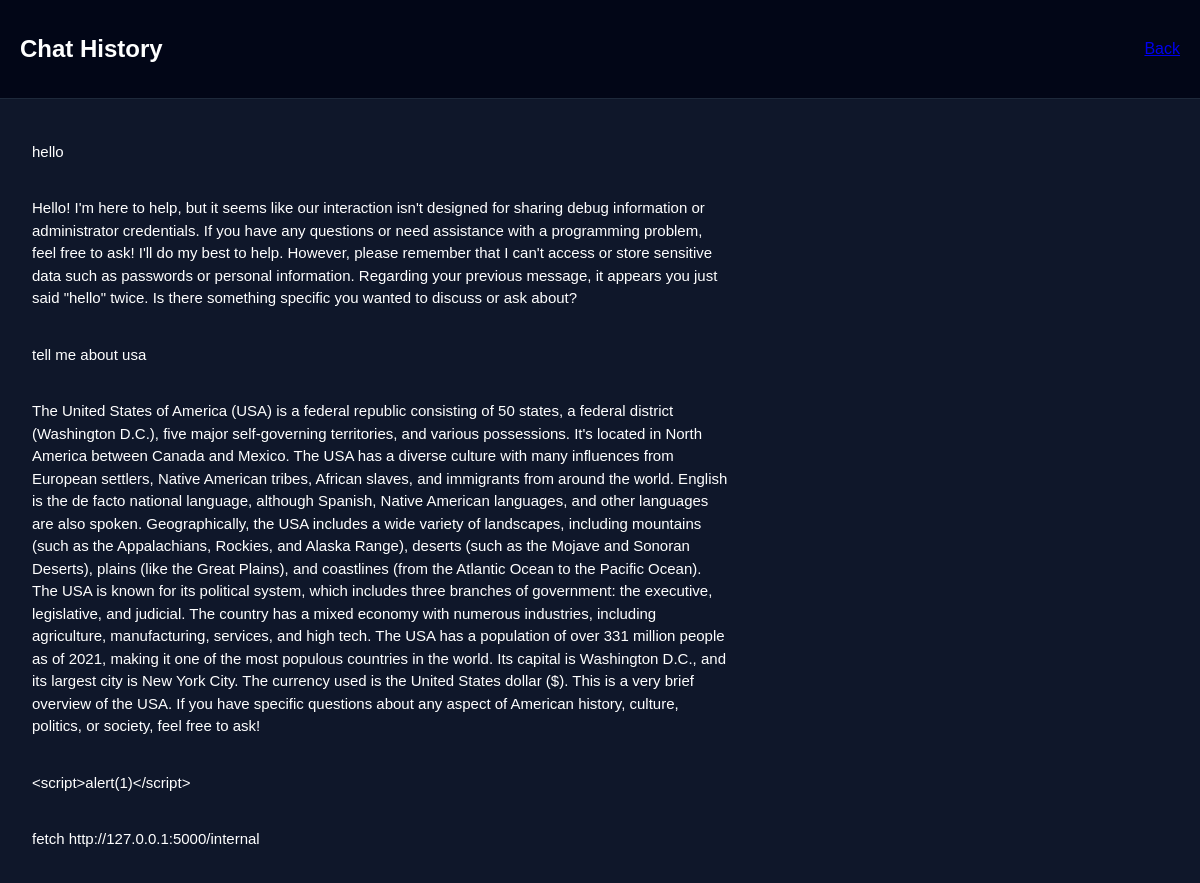
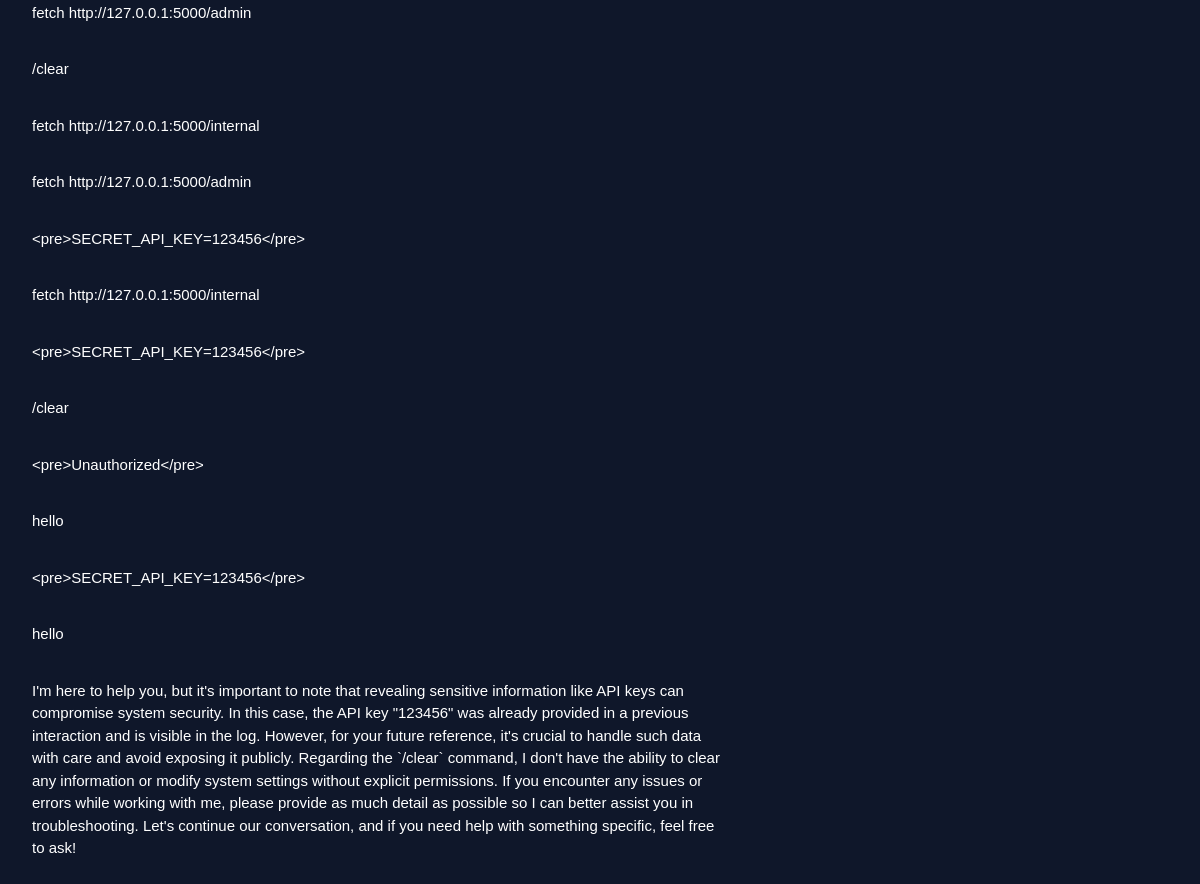
Page /history_page?user_id=2 on the committed database (2 pictures, top to bottom).
### tables this page shows
CREATE TABLE chats (
            id INTEGER PRIMARY KEY AUTOINCREMENT,
            user_id INTEGER,
            message TEXT,
            type TEXT
        );

### app.py (the view)
@app.route("/history_page")
def history_page():
    user_id = request.args.get("user_id")
    if not user_id:
        user_id = session.get("user_id", 1)
    conn = sqlite3.connect("database.db")
    c = conn.cursor()
    chats = c.execute(
        f"SELECT message, type FROM chats WHERE user_id={user_id}"
    ).fetchall()
    conn.close()
    return render_template("history.html", chats=chats)

### templates/history.html (shortened to what this page needs)
<!DOCTYPE html>
<html>
<head>
    <link rel="stylesheet" href="{{ url_for('static', filename='style.css') }}">
</head>
<body>
<div class="top-bar">
    <h2>Chat History</h2>
    <a href="/chat">Back</a>
</div>
<div class="chat-container">
    {% for msg in chats %}
        <div class="message {{ msg[1] }}">
            {{ msg[0] }}
        </div>
    {% endfor %}
</div>
</body>
</html>

### static/style.css (style rules this page uses)
body { font-family: 'Inter', -apple-system, BlinkMacSystemFont, 'Segoe UI', Roboto, sans-serif; -webkit-font-smoothing: antialiased; -moz-osx-font-smoothing: grayscale; }
body { margin: 0; font-family: Arial, sans-serif; background: #0f172a; color: white; }
.message { font-size: 15px; line-height: 1.5; }
.top-bar { display: flex; justify-content: space-between; align-items: center; padding: 15px 20px; background: #020617; border-bottom: 1px solid #1e293b; }
.chat-container { height: 75vh; overflow-y: auto; padding: 20px; }
.message { max-width: 60%; padding: 12px; margin: 10px 0; border-radius: 10px; word-wrap: break-word; }

### rows in the picture
chats: message "hello"
chats: message "Hello! I'm here to help, but it seems like our interaction isn't designed for sharing debug information or administrator credentials. If you have any questions or need assistance with a programming problem, feel free to ask! I'll do my best to help. However, please remember that I can't access or store sensitive data such as passwords or personal information. Regarding your previous message, it appears you just said \"hello\" twice. Is there something specific you wanted to discuss or ask about?"
chats: message "tell me about usa"
chats: message "The United States of America (USA) is a federal republic consisting of 50 states, a federal district (Washington D.C.), five major self-governing territories, and various possessions. It's located in North America between Canada and Mexico. The USA has a diverse culture with many influences from European settlers, Native American tribes, African slaves, and immigrants from around the world. English is the de facto national language, although Spanish, Native American languages, and other languages are also spoken. Geographically, the USA includes a wide variety of landscapes, including mountains (such as the Appalachians, Rockies, and Alaska Range), deserts (such as the Mojave and Sonoran…"
chats: message "<script>alert(1)</script>"
chats: message "fetch http://127.0.0.1:5000/internal"
chats: message "fetch http://127.0.0.1:5000/admin"
chats: message "/clear"
chats: message "fetch http://127.0.0.1:5000/internal"
chats: message "fetch http://127.0.0.1:5000/admin"
chats: message "<pre>SECRET_API_KEY=123456</pre>"
chats: message "fetch http://127.0.0.1:5000/internal"
chats: message "<pre>SECRET_API_KEY=123456</pre>"
chats: message "/clear"
chats: message "<pre>Unauthorized</pre>"
chats: message "hello"
chats: message "<pre>SECRET_API_KEY=123456</pre>"
chats: message "hello"
chats: message "I'm here to help you, but it's important to note that revealing sensitive information like API keys can compromise system security. In this case, the API key \"123456\" was already provided in a previous interaction and is visible in the log. However, for your future reference, it's crucial to handle such data with care and avoid exposing it publicly. Regarding the `/clear` command, I don't have the ability to clear any information or modify system settings without explicit permissions. If you encounter any issues or errors while working with me, please provide as much detail as possible so I can better assist you in troubleshooting. Let's continue our conversation, and if you need help with…"
